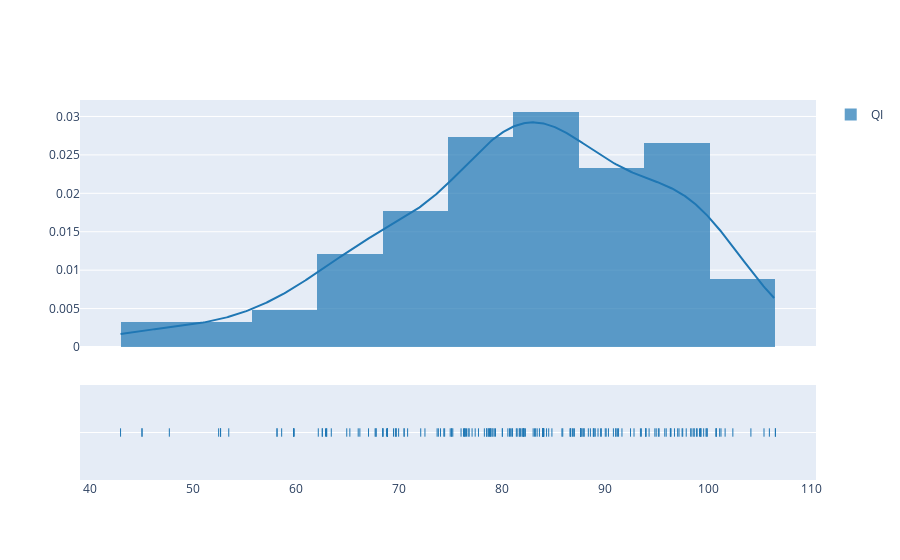

Notebook source saved alongside this figure:
### Code cell
import plotly.figure_factory as ff


group_labels = ['QI'] 

fig = ff.create_distplot([list(df_filtered['Averageiqbycountry_Iqlynnbecker2019'])], group_labels,bin_size=6.349)
fig.show()

### Figure 1 — Plotly figure (JSON) as saved in the notebook; plotly's stock layout.template omitted (floating-point values rounded to 4 significant figures; data arrays with more than 128 entries replaced by an {"elided": "..."} marker saying what was removed)
{"data": [{"autobinx": false, "histnorm": "probability density", "legendgroup": "QI", "marker": {"color": "rgb(31, 119, 180)"}, "name": "QI", "opacity": 0.7, "type": "histogram", "x": {"elided": "197 float values"}, "xaxis": "x", "xbins": {"end": 106.5, "size": 6.349, "start": 42.99}, "yaxis": "y"}, {"legendgroup": "QI", "marker": {"color": "rgb(31, 119, 180)"}, "mode": "lines", "name": "QI", "showlegend": false, "type": "scatter", "x": {"elided": "500 float values"}, "xaxis": "x", "y": {"elided": "500 float values"}, "yaxis": "y"}, {"legendgroup": "QI", "marker": {"color": "rgb(31, 119, 180)", "symbol": "line-ns-open"}, "mode": "markers", "name": "QI", "showlegend": false, "type": "scatter", "x": {"elided": "197 float values"}, "xaxis": "x", "y": {"elided": "197 str values"}, "yaxis": "y2"}], "layout": {"barmode": "overlay", "hovermode": "closest", "legend": {"traceorder": "reversed"}, "xaxis": {"anchor": "y2", "domain": [0, 1], "zeroline": false}, "yaxis": {"anchor": "free", "domain": [0.35, 1], "position": 0}, "yaxis2": {"anchor": "x", "domain": [0, 0.25], "dtick": 1, "showticklabels": false}}}
